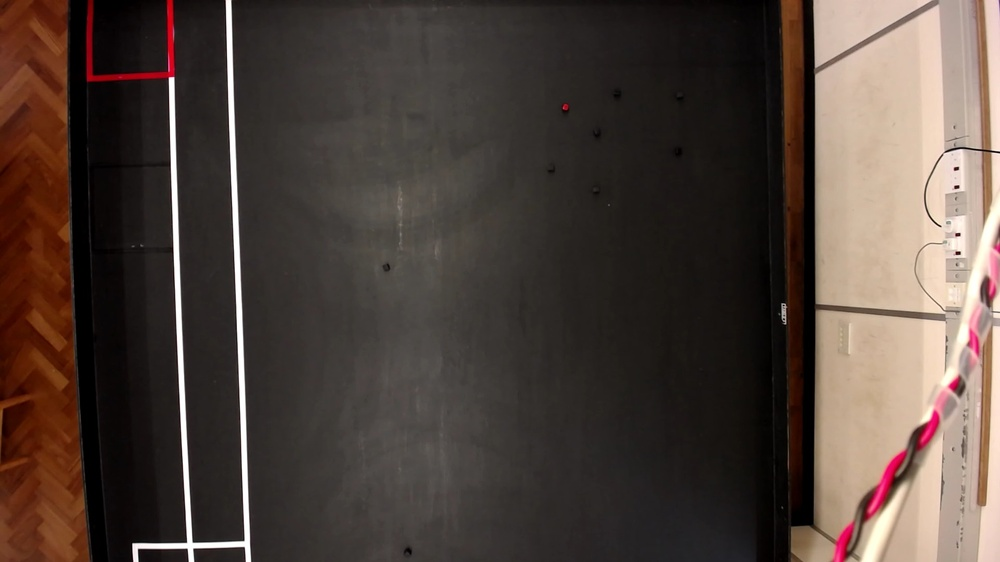
#> input picture playground/snapshot.jpg, 1000 x 562 px, shrunk from 1920 x 1080 before the run, given in place of the camera; the run also reads 1 picture not shown here
$ python camera.py
#> lines starting #> are read from the running program, lines starting #| are printed output that depends on the picture; after the words box and inside, x2 and y2 are one past the last pixel; in counts of white or black regions, pixels touching at a corner belong together
import cv2
import numpy as np
import math
import sys


class Camera:
    """code for handling camera"""

    def __init__(self, webcam_number, return_frame=False):
#> in main, frame is the input picture: shape (562, 1000, 3); mean B, G, R 59.1, 66.2, 79.4
        cap = cv2.VideoCapture(webcam_number)  # 0 for internal, 1 for external
        cap.set(10, 120) # brightness
        cap.set(11, 128) # contrast
        cap.set(12, 160) # saturation
        self.capture = cap
        self.return_frame = return_frame

    # [219 lines left out: function get_robot_position, not called in this run]

    def contract(self, img, a):
#> called with a = 2
        O = img * float(a)
        O[O > 255] = 255
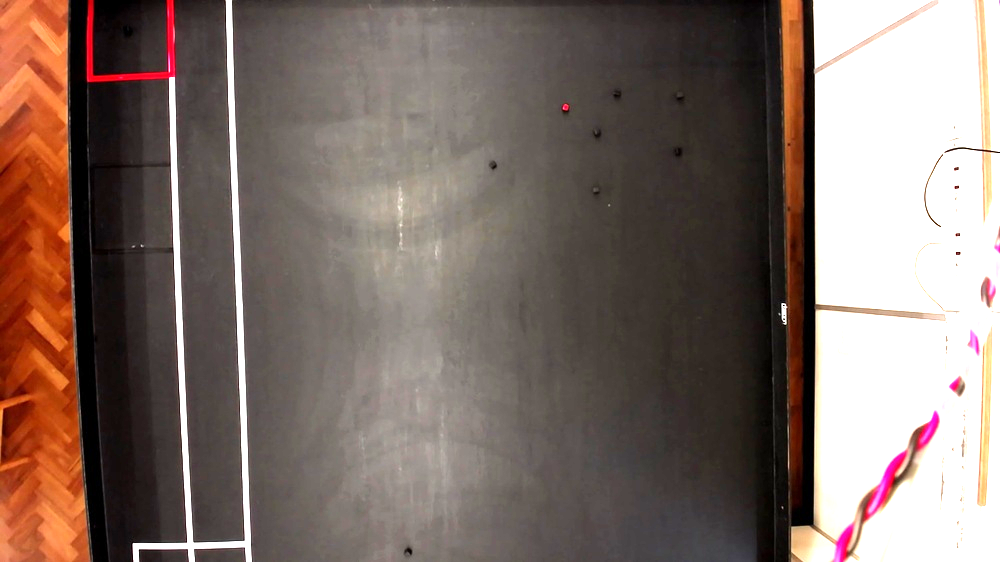
#> O: shape (562, 1000, 3) float64; mean B, G, R 103.6, 111.2, 128.5
        O = np.round(O)
        O = O.astype(np.uint8)

        return O

    def get_block_coords(self, block_colour_bounds=None):
        """Returns position of blocks as a list of tuples (x, y)"""
        # Get data from webcam
        if block_colour_bounds is None:
            block_colour_bounds = [0, 255]

        # _, frame = self.capture.read()
        frame = cv2.imread('snapshot1.jpg')
        cv2.imshow('frame', frame)
        cv2.waitKey()
        frame = self.contract(frame, 2)
        cv2.imshow('contract', frame)
        cv2.waitKey()

        # Convert BGR to HSV
        hsv = cv2.cvtColor(frame, cv2.COLOR_BGR2HSV)
#> hsv: shape (562, 1000, 3); mean H, S, V 19.6, 57.7, 128.5
        lab = cv2.cvtColor(frame, cv2.COLOR_BGR2LAB)
#> lab: shape (562, 1000, 3); mean of channels 0, 1, 2 120.4, 134, 135.4

        cv2.imshow('hsv', hsv)
        cv2.waitKey(0)

        # define range of blue color in HSV
        lower_blue = np.array([block_colour_bounds[0], 50, 50])
        upper_blue = np.array([block_colour_bounds[1], 255, 255])

        # Threshold the HSV image to get only blue colors
        mask = cv2.inRange(hsv, lower_blue, upper_blue)
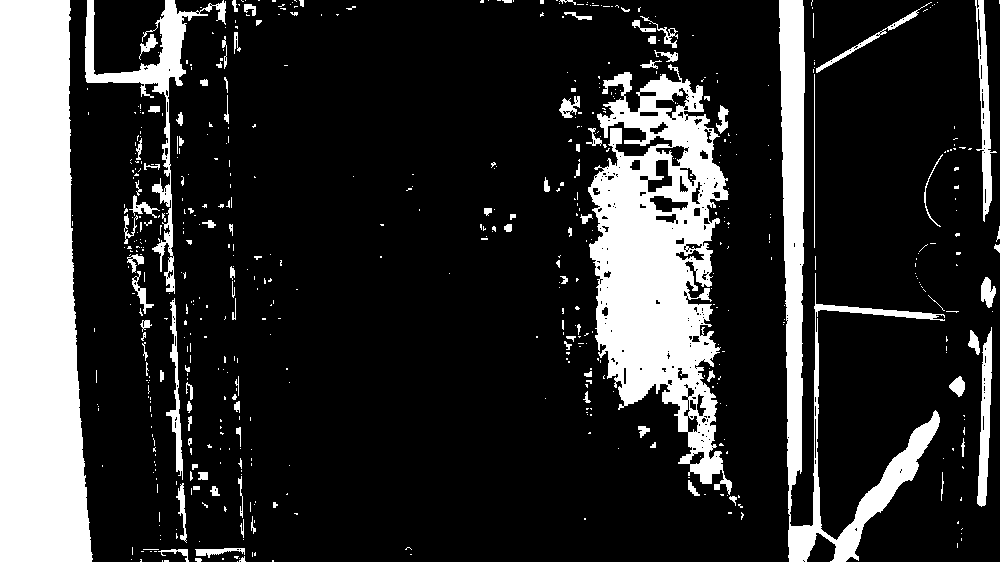
#> mask: shape (562, 1000); 19.4% white; 594 white regions (481 under 20 px), largest, box (x1, y1, x2, y2) and area: (0, 0, 93, 562) 42815, (588, 64, 732, 495) 31916, (779, 0, 945, 562) 15459

        cv2.imshow('mask', mask)
        cv2.waitKey(0)

        # Setup noise reducing variables
        kernel_open = np.ones((4, 4))
        kernel_close = np.ones((10, 10))

        # Reduce noise
        mask_open = cv2.morphologyEx(mask, cv2.MORPH_OPEN, kernel_open)
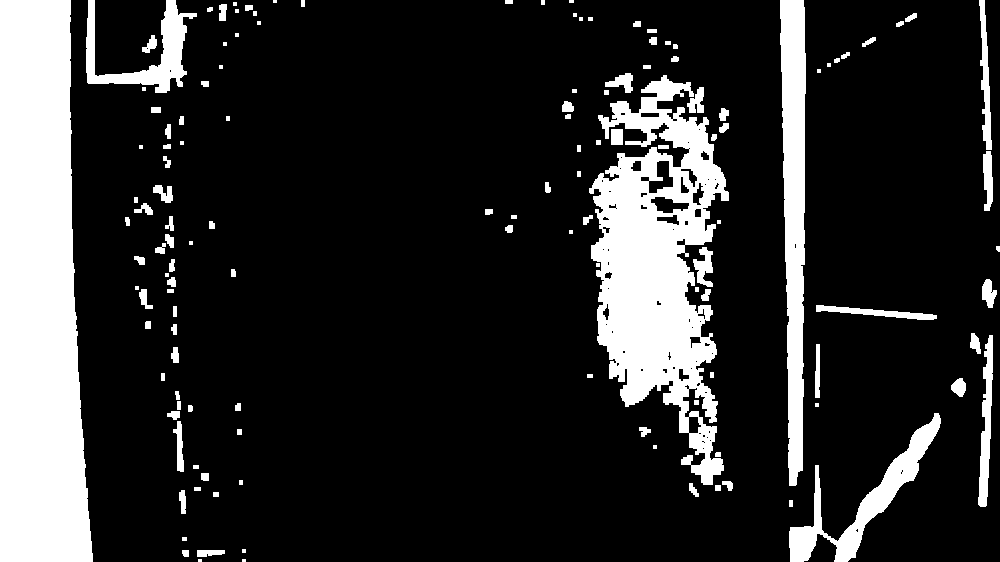
#> mask_open: shape (562, 1000); 17.9% white; 134 white regions (26 under 20 px), largest, box (x1, y1, x2, y2) and area: (0, 0, 93, 562) 43290, (589, 75, 729, 485) 28798, (780, 0, 806, 486) 9273
        mask_close = cv2.morphologyEx(mask_open, cv2.MORPH_CLOSE, kernel_close)
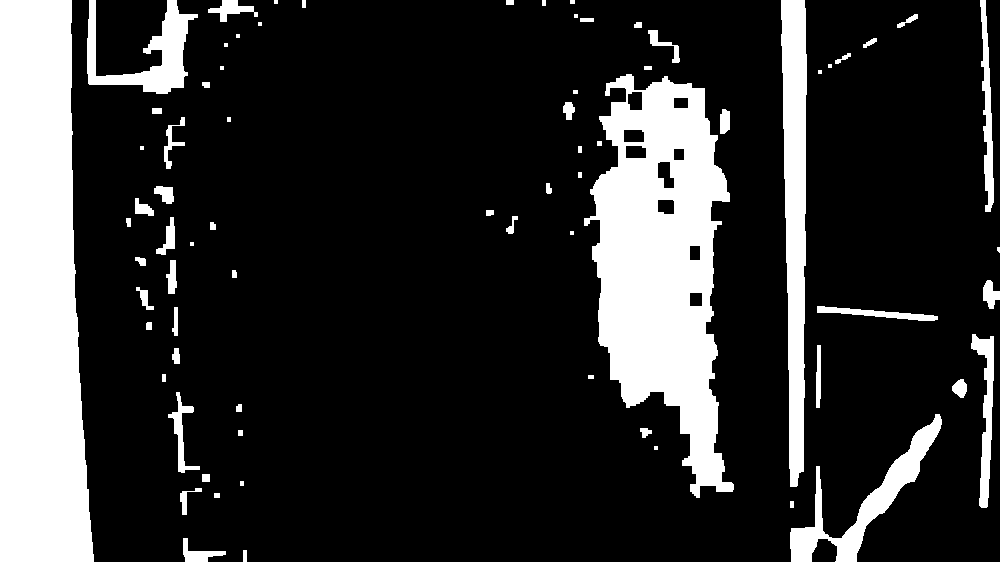
#> mask_close: shape (562, 1000); 19.3% white; 74 white regions (13 under 20 px)

        res = cv2.bitwise_and(frame, frame, mask=mask)
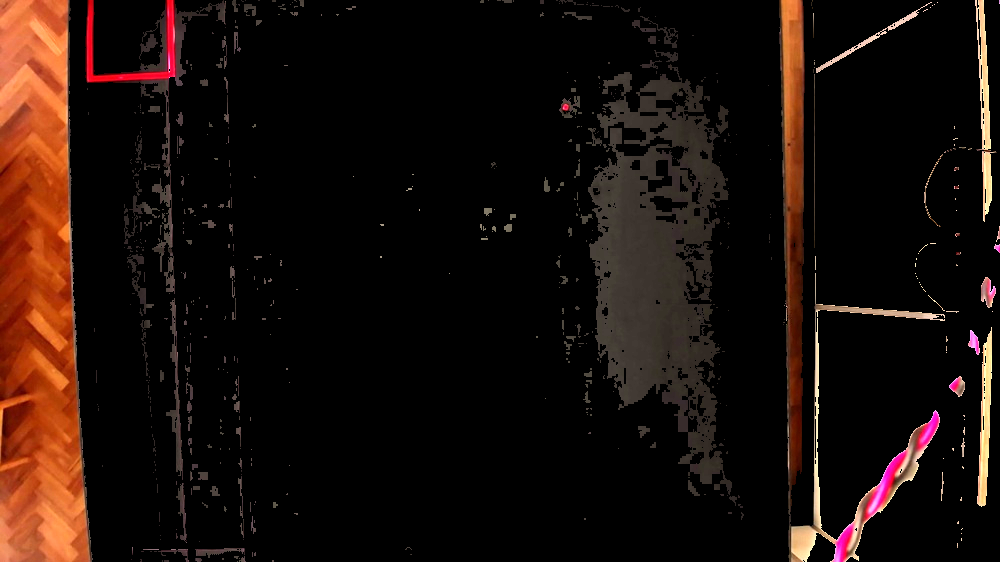
#> res: shape (562, 1000, 3); mean B, G, R 9.8, 14.6, 26.9
        res2 = cv2.bitwise_and(frame, frame, mask=mask_close)
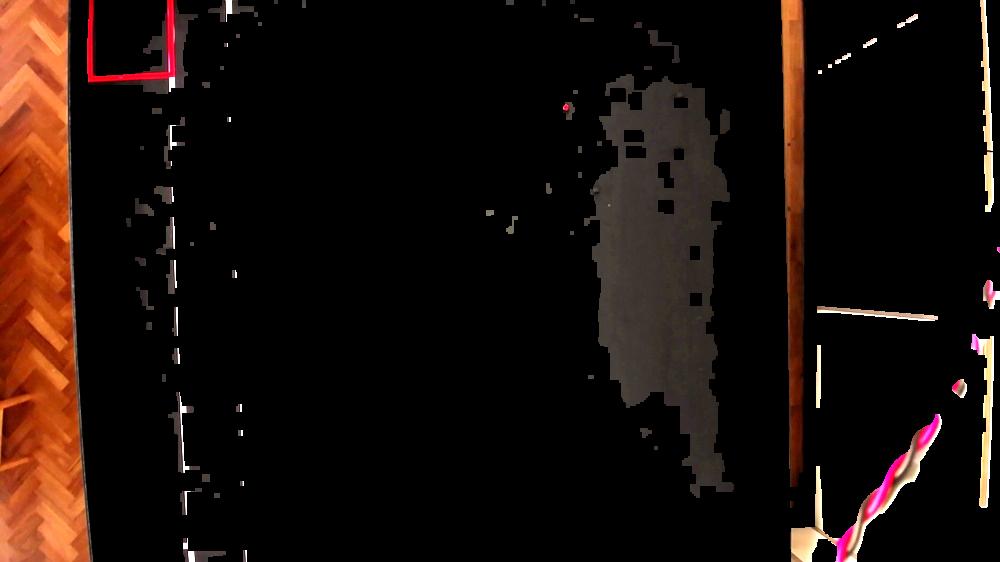
#> res2: shape (562, 1000, 3); mean B, G, R 9.9, 14.6, 26.5
        cv2.imshow('res', res)
        cv2.waitKey(0)
        cv2.imshow('morphology', res2)
        cv2.waitKey(0)

        # Get contours
        conts, h = cv2.findContours(mask_close.copy(), cv2.RETR_EXTERNAL, cv2.CHAIN_APPROX_NONE)
#> conts = 74 contours, 23 with area under 20; largest, box (x1, y1, x2, y2) and area: (0, 0, 94, 562) 43212, (584, 74, 734, 498) 37144, (781, 0, 807, 487) 8874, (790, 414, 942, 562) 4418, (87, 0, 198, 94) 3541; h = 74 rows, first 6: [1, -1, -1, -1], [2, 0, -1, -1], [3, 1, -1, -1], [4, 2, -1, -1], [5, 3, -1, -1], [6, 4, -1, -1]

        # List of coords
        blocks = []
        for i in range(len(conts)):
            x, y, w, h = cv2.boundingRect(conts[i])
            if 5 < w < 15 and 5 < h < 15:
                blocks.append((x + w / 2, y + h / 2))
                cv2.circle(frame, (int(x + w / 2), int(y + h / 2)), 5, (0, 0, 255), 3)
                cv2.rectangle(frame, (x, y), (x + w, y + h), (0, 0, 255), 2)
                print("Block detected!")
#> this loop made 74 passes
#> (x, y, w, h) on passes 1 to 12: (243, 550, 4, 12), (183, 538, 43, 24), (790, 501, 4, 7), (214, 493, 6, 5), (180, 488, 22, 27), (240, 481, 4, 5), (202, 474, 8, 8), (654, 446, 4, 4), (238, 430, 5, 6), (640, 428, 12, 10), (790, 414, 152, 148), (236, 404, 6, 8)
#| Block detected!
#| Block detected!
#| Block detected!
#| Block detected!
#| Block detected!
#| Block detected!
#| Block detected!
#| Block detected!
#> (further printed lines are left out)
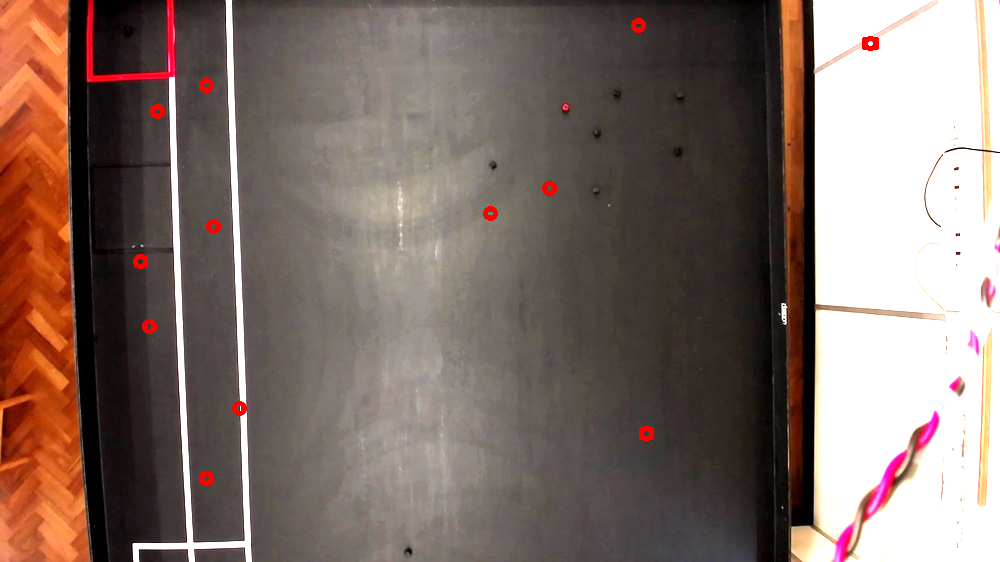
#> frame: shape (562, 1000, 3); mean B, G, R 103.3, 110.9, 129
#> after the loop, blocks = [(206, 478), (646, 433), (239, 408), (149, 326), (140.5, 261.5), (213, 226), (490, 213), (549, 188.5), (157, 111), (206, 85), (870, 43), (638, 25)]

        cv2.imshow('new', frame)
        if self.return_frame:
            return blocks, frame
        else:
            return blocks


def main():
    camera = Camera(1, True)
    while True:
        _, frame = camera.capture.read()
        blocks, frame = camera.get_block_coords()
        # position, angle, frame2 = camera.get_robot_position()
        #print(angle)
        # cv2.rectangle(frame, (25,25), (600,480), (255,0,0), 2)
        cv2.imshow('frame', frame)
        # cv2.imshow('frame2', frame2)
        k = cv2.waitKey(5) & 0xFF
#> (key Esc is pressed here)
        if k == 27:
            break

if __name__ == "__main__":
    main()
